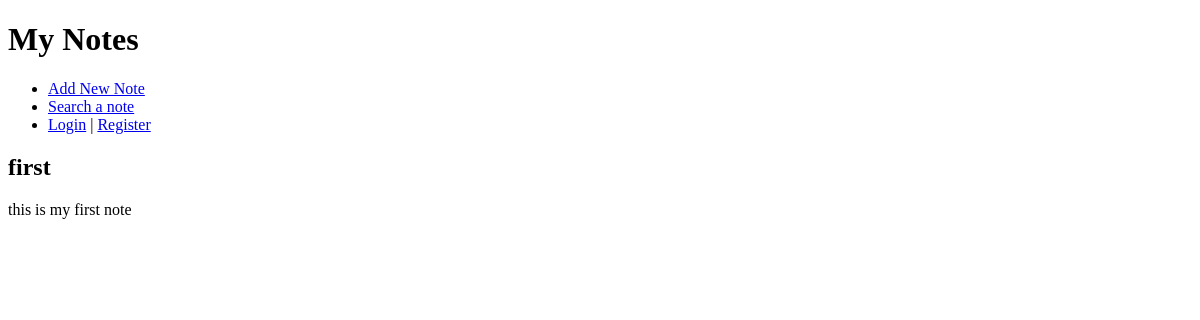
Before: / with the older database file.
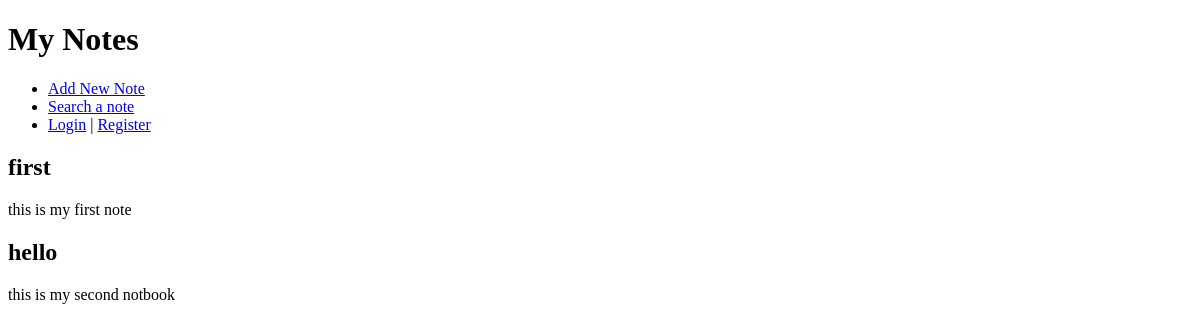
After: the same page with the newer database file.
### tables this page shows
CREATE TABLE notes (
            id INTEGER PRIMARY KEY AUTOINCREMENT,
            title TEXT NOT NULL,
            content TEXT NOT NULL
        );

### app.py (the view)
@app.route("/")
def home():
    conn = sqlite3.connect("notes.db")
    cursor = conn.cursor()
    cursor.execute("SELECT id, title, content FROM notes")
    rows = cursor.fetchall()
    conn.close()
    notes = [
        {
            "id": r[0],
            "title": r[1],
            "content": r[2]
        }
        for r in rows
    ]
    return render_template("notes.html", notes = notes)

### templates/notes.html
<!DOCTYPE html>
<html>
    <head><title>DevNotes</title></head>
    <body>
        <h1>My Notes</h1>
        <ul>
            <li><a href="/add">Add New Note</a></li>
            <li> <a href="/search">Search a note</a></li>
            {% if session.username %}
                <li>Logged in as {{ session.username }} | <a href="/logout">Logout</a></li>
            {% else %}
                <li> <a href="/login">Login</a> | <a href="/register">Register</a></li>
            {% endif %}
        </ul>
        {% for note in notes%}
        <div>
            <h2>{{note.title}}</h2>
            <p>{{note.content}}</p>
        </div>
        {% endfor %}
    </body>
</html>

Changed rows visible on the page:
added notes: title "hello", content "this is my second notbook"
